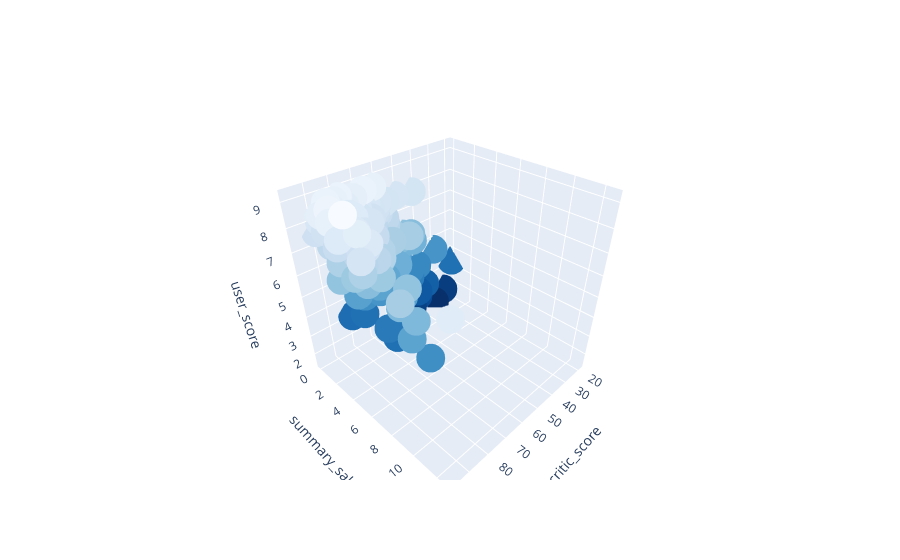

Source (notebook cell):
### Markdown cell above
# Let's see how reviews affect sales, using the example of PS4

### Code cell
data_ps4 = data_new_platform.query('platform == "PS4"')

markercolor = data_ps4["user_score"]

fig3 = go.Scatter3d(x=data_ps4["critic_score"],
                    y= data_ps4["summary_sales"],
                    z = data_ps4["user_score"],
                    marker=dict(color=markercolor,
                                opacity=1,
                                reversescale=True,
                                colorscale='Blues',
                                size=10),
                    line=dict (width=0.02),
                    mode='markers')

#Make Plot.ly Layout
mylayout = go.Layout(scene=dict(xaxis=dict( title="critic_score"),
                                yaxis=dict( title="summary_sales"),
                                zaxis=dict( title="user_score")))

#3D graphs are not working in colab
#Plot and save html
iplot({"data": [fig3],
    "layout": mylayout}) 
#fig3.show(renderer = "colab")
#fig0_anim = px.scatter(data_ps4.sort_values("year_of_release",ascending = True), animation_frame = "year_of_release", animation_group = "genre", x = "critic_score", y = "summary_sales", color = "genre", size = "user_score")
#fig0_anim.show()

### Figure 1 — Plotly figure (JSON) as saved in the notebook; plotly's stock layout.template omitted (floating-point values rounded to 4 significant figures; data arrays with more than 128 entries replaced by an {"elided": "..."} marker saying what was removed)
{"data": [{"line": {"width": 0.02}, "marker": {"color": {"elided": "393 float values"}, "colorscale": [[0, "rgb(247,251,255)"], [0.125, "rgb(222,235,247)"], [0.25, "rgb(198,219,239)"], [0.375, "rgb(158,202,225)"], [0.5, "rgb(107,174,214)"], [0.625, "rgb(66,146,198)"], [0.75, "rgb(33,113,181)"], [0.875, "rgb(8,81,156)"], [1, "rgb(8,48,107)"]], "opacity": 1, "reversescale": true, "size": 10}, "mode": "markers", "x": {"elided": "393 int values"}, "y": {"elided": "393 float values"}, "z": {"elided": "393 float values"}, "type": "scatter3d"}], "layout": {"scene": {"xaxis": {"title": {"text": "critic_score"}}, "yaxis": {"title": {"text": "summary_sales"}}, "zaxis": {"title": {"text": "user_score"}}}}}
